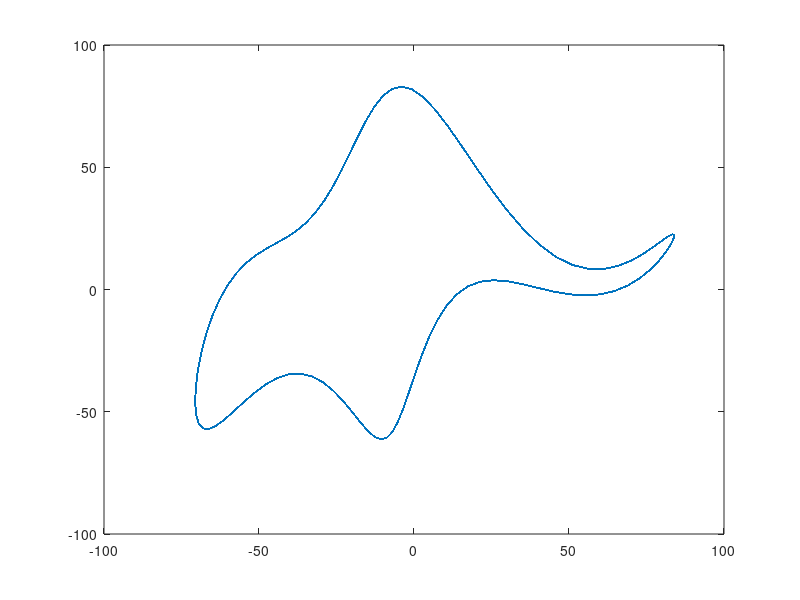

Here is the MATLAB script that generated this plot:
%creating fourier transform of the image using parameters from the paper
%%
%number of parameters
n=5;

%fourier coefficients
A_x = [0 0 12 0 -14]; 
B_x = [50 18 0 0 0];
A_y = [-60 0 0 0 0];
B_y = [-30 8 -10 0 0];

%variables
x=0; y=0;  
t=1:0.01:100;

%fourier series
for k=1:n  
x = x+ A_x(k)*cos(2*pi*(k)*t) + B_x(k)*sin(2*pi*(k)*t);
y = y+ A_y(k)*cos(2*pi*(k)*t) + B_y(k)*sin(2*pi*(k)*t);
end

x_t = transpose(x);
y_t = transpose(y);
%%
figure(1)
plot(y, -x);